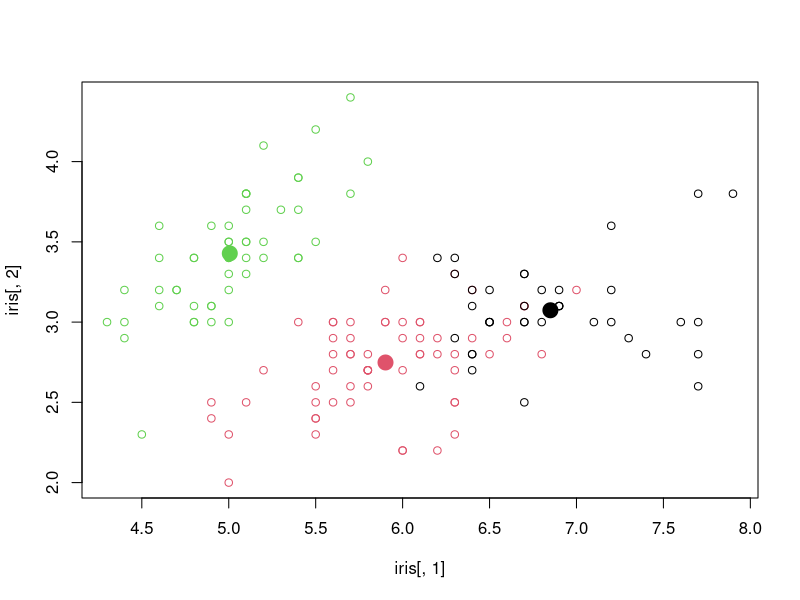
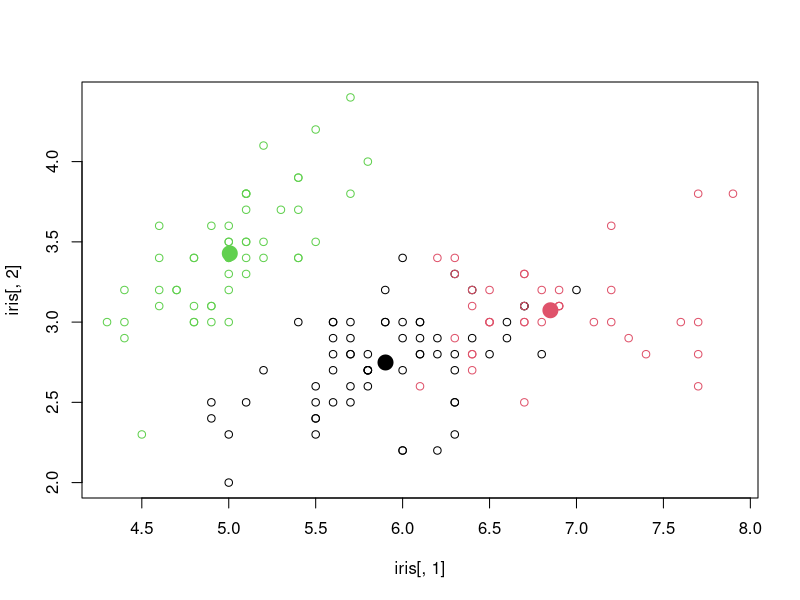

Write R code to recreate these figures, in order.
library(stats)
set.seed(101)
km <- kmeans(iris[,1:4], 3)
plot(iris[,1], iris[,2], col=km$cluster)
points(km$centers[,c(1,2)], col=1:3, pch=19, cex=2)

table(km$cluster, iris$Species)

# Another round:
set.seed(900)
km <- kmeans(iris[,1:4], 3)
plot(iris[,1], iris[,2], col=km$cluster)
points(km$centers[,c(1,2)], col=1:3, pch=19, cex=2)
table(km$cluster, iris$Species)
